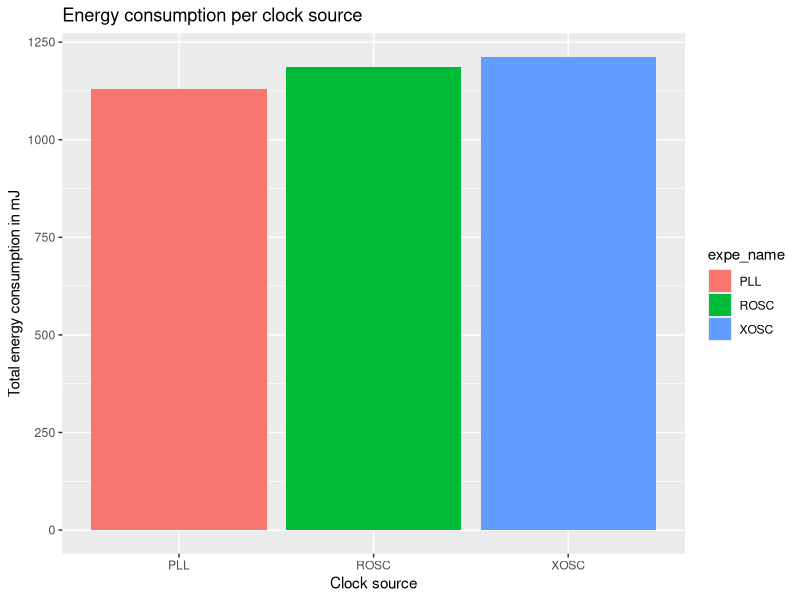

Generate this figure with R:
library("ggplot2")
library("dplyr")
library(rlang)

df <- read.csv("baseline.csv")
energy_consumption <- df %>%
  filter(expe_num %in% c(5, 11, 17), !is.na(energy_sample)) %>%
  group_by(expe_num) %>%
  slice_tail(n = 1) %>%
  mutate(expe_name = recode(expe_num,
	 `5`  = "PLL",
	 `11` = "XOSC",
	 `17` = "ROSC")) %>%
  ungroup()

p <- ggplot(energy_consumption, aes(x = expe_name, y = energy_sample, fill=expe_name)) +
  geom_bar(stat = "identity") +
  labs(x = "Clock source",
	  y = "Total energy consumption in mJ",
	  title = "Energy consumption per clock source"
  ) +
  scale_color_manual(name = "Configuration",
    values = c(
      "PLL" = "black",
      "XOSC" = "purple",
      "ROSC" = "brown"
    )
  )

ggsave("energy.pdf", plot=p)
